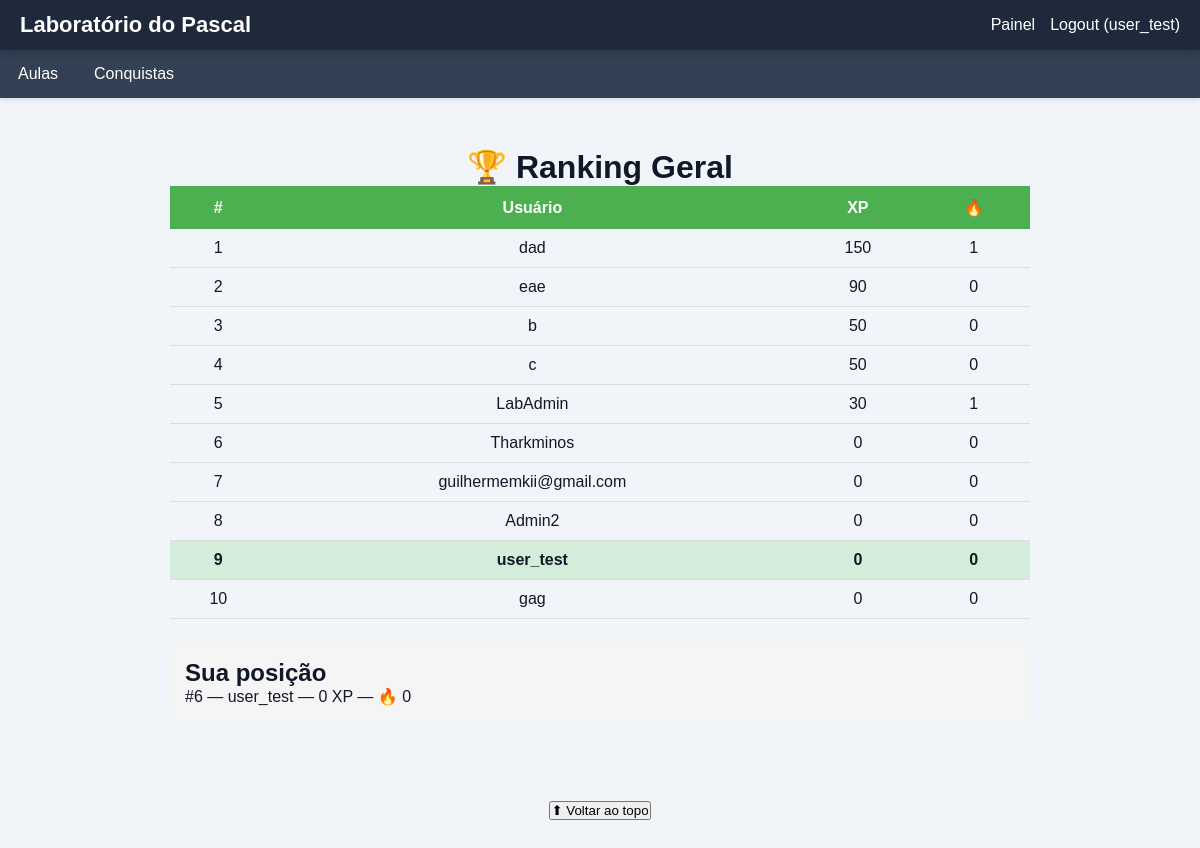
The page /ranking (signed in) on the database its author committed.
### tables this page shows
CREATE TABLE usuarios (

    id INTEGER PRIMARY KEY AUTOINCREMENT,

    usuario TEXT UNIQUE,

    email TEXT UNIQUE,

    senha TEXT,

    xp INTEGER DEFAULT 0,

    nivel INTEGER DEFAULT 1,

    avatar TEXT,

    bio TEXT

, streak
            INTEGER DEFAULT 0, ultimo_acesso
            TEXT, admin INTEGER DEFAULT 0, professor INTEGER DEFAULT 0, monitor INTEGER DEFAULT 0);

### app.py (the view)
@app.route("/ranking")
def ranking():
    conn = sqlite3.connect(
        "site.db"
    )
    cursor = conn.cursor()
    cursor.execute(
        """
        SELECT
            usuario,
            xp,
            streak
        FROM usuarios
        ORDER BY xp DESC
        LIMIT 10
        """
    )
    ranking = cursor.fetchall()
    posicao_usuario = None
    if "id" in session:
        cursor.execute(
            """
            SELECT COUNT(*) + 1
            FROM usuarios
            WHERE xp >
            (
                SELECT xp
                FROM usuarios
                WHERE id = ?
            )
            """,
            (
                session["id"],
            )
        )
        posicao_usuario = (
            cursor.fetchone()[0]
        )
        cursor.execute(
            """
            SELECT
                usuario,
                xp,
                streak
            FROM usuarios
            WHERE id = ?
            """,
            (
                session["id"],
            )
        )
        usuario_logado = (
            cursor.fetchone()
        )
    else:
        usuario_logado = None
    conn.close()
    return render_template(
        "ranking.html",
        ranking=ranking,
        usuario_logado=usuario_logado,
        posicao_usuario=posicao_usuario
    )# ============== DEBUG NIVEL ===============

### templates/ranking.html
{% extends "base.html" %}
{% block content %}
<div class="container-ranking">
    <h1>
        🏆 Ranking Geral
    </h1>
    <table>
        <tr>
            <th>#</th>
            <th>Usuário</th>
            <th>XP</th>
            <th>🔥</th>
        </tr>
        {% for jogador in ranking %}
        <tr
        {% if usuario_logado
        and jogador[0] ==
        usuario_logado[0] %}
        class="usuario-logado"
        {% endif %}
        >
            <td>
                {{ loop.index }}
            </td>
            <td>
                {{ jogador[0] }}
            </td>
            <td>
                {{ jogador[1] }}
            </td>
            <td>
                {{ jogador[2] }}
            </td>
        </tr>
        {% endfor %}
    </table>
    {% if usuario_logado %}
    <div class="minha-posicao">
        <h2>
            Sua posição
        </h2>
        <p>
            #{{ posicao_usuario }}
            —
            {{ usuario_logado[0] }}
            —
            {{ usuario_logado[1] }} XP
            —
            🔥 {{ usuario_logado[2] }}
        </p>
    </div>
    {% endif %}
</div>
{% endblock %}

### templates/base.html (shortened to what this page needs)
<!DOCTYPE html>
<html lang="pt-br">
<head>
    <link rel="stylesheet"
          href="{{ url_for('static', filename='css/style.css') }}">
</head>
<body>
<header class="topo">
    <div class="logo-area">
        <div class="logo">
            <a href="/">
                Laboratório do Pascal
            </a>
        </div>
    </div>
    <div class="login">
        {% if session.usuario %}
            <a href="/admin">
                Painel
            </a>
            <a href="/logout">
                Logout ({{ session.usuario }})
            </a>
        {% endif %}
    </div>
</header>
<nav class="menu" id="menu">
    <ul>
        <li class="menu-item">
            <span>
                Aulas
            </span>
        </li>
        <li class="menu-item">
            <a href="/conquistas">
                Conquistas
            </a>
        </li>
    </ul>
</nav>
<main class="conteudo">
    {% block content %}
    {% endblock %}
</main>
<footer class="rodape">
    <button onclick="scrollTopo()">
        ⬆ Voltar ao topo
    </button>
</footer>
</body>
</html>

### static/css/style.css (style rules this page uses)
* { margin: 0; padding: 0; box-sizing: border-box; }
body { font-family: Arial, sans-serif; background: #f1f5f9; color: #111827; }
a { text-decoration: none; }
.topo { display: flex; justify-content: space-between; align-items: center; background: #1e293b; color: white; padding: 12px 20px; position: sticky; top: 0; z-index: 1000; box-shadow: 0 2px 10px rgba(0,0,0,0.2); }
.logo-area { display: flex; align-items: center; gap: 10px; }
.logo a { color: white; font-size: 22px; font-weight: bold; }
.login { display: flex; align-items: center; gap: 15px; }
.login a { color: white; transition: 0.2s; }
.menu { background: #334155; box-shadow: 0 2px 5px rgba(0,0,0,0.1); }
.menu ul { list-style: none; display: flex; }
.menu-item { position: relative; }
.menu-item > span, .menu-item > a { display: block; padding: 15px 18px; color: white; cursor: pointer; transition: 0.2s; }
.conteudo { max-width: 1100px; margin: auto; padding: 30px 20px; }
.conteudo h1 { display:flex; flex-direction:column; align-items:center; text-align:center; }
.rodape { text-align: center; padding: 30px; color: #475569; }
.container-ranking { max-width:900px; margin:auto; padding:20px; }
.container-ranking table { width:100%; border-collapse:collapse; }
.container-ranking th { padding:12px; background:#4caf50; color:white; }
.container-ranking td { padding:10px; text-align:center; border-bottom:1px solid #ddd; }
.usuario-logado { background:#d4edda; font-weight:bold; }
.minha-posicao { margin-top:25px; padding:15px; border-radius:10px; background:#f5f5f5; }

### rows shown on the page
usuarios: usuario "user_test", xp "0", streak "0"
usuarios: usuario "dad", xp "150", streak "1"
usuarios: usuario "eae", xp "90", streak "0"
usuarios: usuario "b", xp "50", streak "0"
usuarios: usuario "c", xp "50", streak "0"
usuarios: usuario "LabAdmin", xp "30", streak "1"
usuarios: usuario "Tharkminos", xp "0", streak "0"
usuarios: usuario "guilhermemkii@gmail.com", xp "0", streak "0"
usuarios: usuario "Admin2", xp "0", streak "0"
usuarios: usuario "gag", xp "0", streak "0"

### other values the page prints
{{ posicao_usuario }} "6"
